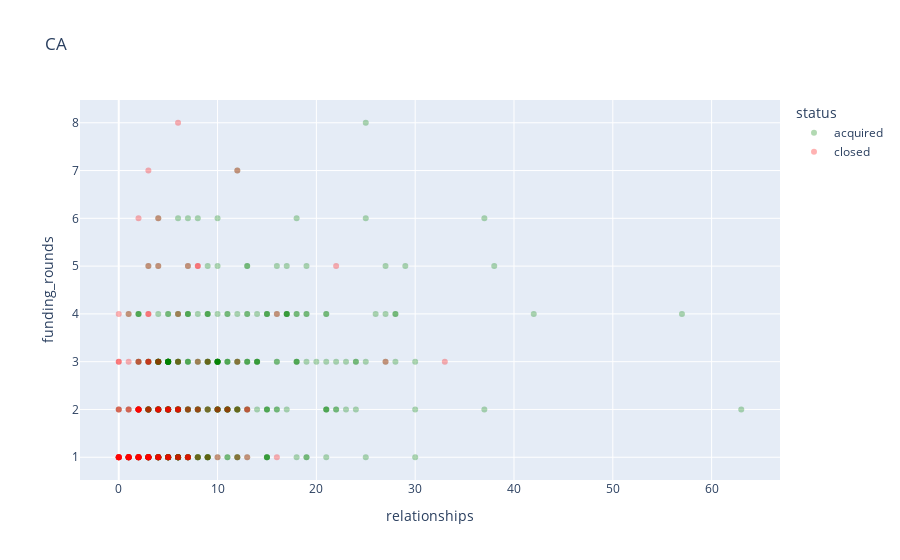

Here is the notebook cell this chart was saved with:
### Markdown cell above
Show California's chart just as an example:

### Code cell
figure_dict_scatter['CA'].show()

### Figure 1 — Plotly figure (JSON) as saved in the notebook; plotly's stock layout.template omitted (floating-point values rounded to 4 significant figures; data arrays with more than 128 entries replaced by an {"elided": "..."} marker saying what was removed)
{"data": [{"hovertemplate": "status=acquired<br>relationships=%{x}<br>funding_rounds=%{y}<extra></extra>", "legendgroup": "acquired", "marker": {"color": "green", "opacity": 0.3, "symbol": "circle"}, "mode": "markers", "name": "acquired", "orientation": "v", "showlegend": true, "type": "scatter", "x": {"elided": "331 int values"}, "xaxis": "x", "y": {"elided": "331 int values"}, "yaxis": "y"}, {"hovertemplate": "status=closed<br>relationships=%{x}<br>funding_rounds=%{y}<extra></extra>", "legendgroup": "closed", "marker": {"color": "red", "opacity": 0.3, "symbol": "circle"}, "mode": "markers", "name": "closed", "orientation": "v", "showlegend": true, "type": "scatter", "x": {"elided": "156 int values"}, "xaxis": "x", "y": {"elided": "156 int values"}, "yaxis": "y"}], "layout": {"legend": {"title": {"text": "status"}, "tracegroupgap": 0}, "title": {"text": "CA"}, "xaxis": {"anchor": "y", "domain": [0, 1], "title": {"text": "relationships"}}, "yaxis": {"anchor": "x", "domain": [0, 1], "title": {"text": "funding_rounds"}}}}
